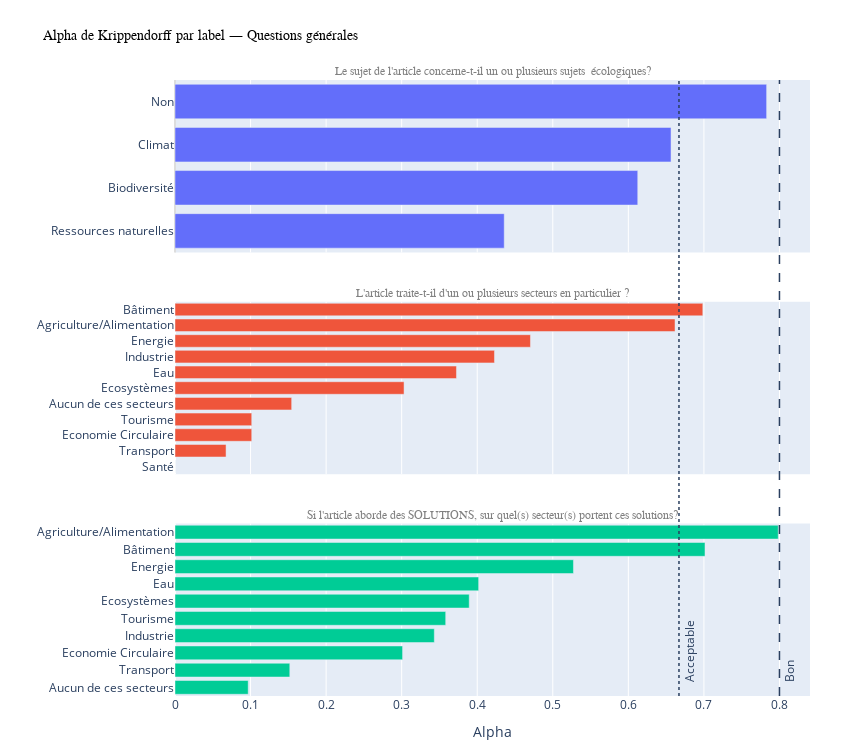

This figure's notebook cell:
### Code cell
# Questions générales
alpha_dict_general = {q: alpha_dict[q] for q in questions_generales if q in alpha_dict}
fig = make_multi_figure(alpha_dict_general, titre = "Alpha de Krippendorff par label — Questions générales", max_height=250, width=850)
fig.show()

### Figure 1 — Plotly figure (JSON) as saved in the notebook; plotly's stock layout.template omitted (floating-point values rounded to 4 significant figures)
{"data": [{"hovertemplate": "<b>%{y}</b><br>Alpha: %{x:.3f}<extra></extra>", "orientation": "h", "showlegend": false, "type": "bar", "x": [0.4357, 0.6124, 0.6565, 0.783], "xaxis": "x", "y": ["Ressources naturelles", "Biodiversité", "Climat", "Non"], "yaxis": "y"}, {"hovertemplate": "<b>%{y}</b><br>Alpha: %{x:.3f}<extra></extra>", "orientation": "h", "showlegend": false, "type": "bar", "x": [0.0, 0.06757, 0.1016, 0.1016, 0.1544, 0.3031, 0.3725, 0.4228, 0.4704, 0.6618, 0.6986], "xaxis": "x2", "y": ["Santé", "Transport", "Economie Circulaire", "Tourisme", "Aucun de ces secteurs", "Ecosystèmes", "Eau", "Industrie", "Energie", "Agriculture/Alimentation", "Bâtiment"], "yaxis": "y2"}, {"hovertemplate": "<b>%{y}</b><br>Alpha: %{x:.3f}<extra></extra>", "orientation": "h", "showlegend": false, "type": "bar", "x": [0.09689, 0.1519, 0.3012, 0.3432, 0.3583, 0.3894, 0.4019, 0.5274, 0.7015, 0.7984], "xaxis": "x3", "y": ["Aucun de ces secteurs", "Transport", "Economie Circulaire", "Industrie", "Tourisme", "Ecosystèmes", "Eau", "Energie", "Bâtiment", "Agriculture/Alimentation"], "yaxis": "y3"}], "layout": {"annotations": [{"font": {"color": "gray", "family": "Arial", "size": 12}, "showarrow": false, "text": "Le sujet de l'article concerne-t-il un ou plusieurs sujets  écologiques?", "x": 0.5, "xanchor": "center", "xref": "paper", "y": 1, "yanchor": "bottom", "yref": "paper"}, {"font": {"color": "gray", "family": "Arial", "size": 12}, "showarrow": false, "text": "L'article traite-t-il d'un ou plusieurs secteurs en particulier ?", "x": 0.5, "xanchor": "center", "xref": "paper", "y": 0.64, "yanchor": "bottom", "yref": "paper"}, {"font": {"color": "gray", "family": "Arial", "size": 12}, "showarrow": false, "text": "Si l'article aborde des SOLUTIONS, sur quel(s) secteur(s) portent ces solutions?", "x": 0.5, "xanchor": "center", "xref": "paper", "y": 0.28, "yanchor": "bottom", "yref": "paper"}, {"font": {"color": "#2A3F5F", "size": 12}, "showarrow": false, "text": "Acceptable", "textangle": -90, "x": 0.667, "xanchor": "left", "xref": "x", "y": 0.02, "yanchor": "bottom", "yref": "paper"}, {"font": {"color": "#2A3F5F", "size": 12}, "showarrow": false, "text": "Bon", "textangle": -90, "x": 0.8, "xanchor": "left", "xref": "x", "y": 0.02, "yanchor": "bottom", "yref": "paper"}], "bargap": 0.2, "height": 750, "margin": {"b": 40, "l": 160, "r": 40, "t": 80}, "shapes": [{"line": {"color": "#2A3F5F", "dash": "dot", "width": 1.5}, "type": "line", "x0": 0.667, "x1": 0.667, "xref": "x", "y0": 0, "y1": 1, "yref": "paper"}, {"line": {"color": "#2A3F5F", "dash": "dash", "width": 1.5}, "type": "line", "x0": 0.8, "x1": 0.8, "xref": "x", "y0": 0, "y1": 1, "yref": "paper"}], "title": {"font": {"color": "black", "family": "Arial", "size": 14}, "text": "Alpha de Krippendorff par label — Questions générales"}, "width": 850, "xaxis": {"anchor": "y", "domain": [0, 1], "matches": "x3", "range": [-0.05, 1], "showticklabels": false, "title": {"text": ""}, "zeroline": true, "zerolinecolor": "#ddd"}, "xaxis2": {"anchor": "y2", "domain": [0, 1], "matches": "x3", "showticklabels": false, "title": {"text": ""}}, "xaxis3": {"anchor": "y3", "domain": [0, 1], "showticklabels": true, "title": {"text": "Alpha"}}, "yaxis": {"anchor": "x", "automargin": true, "domain": [0.72, 1], "title": {"text": ""}}, "yaxis2": {"anchor": "x2", "automargin": true, "domain": [0.36, 0.64], "title": {"text": ""}}, "yaxis3": {"anchor": "x3", "automargin": true, "domain": [0, 0.28], "title": {"text": ""}}}}
